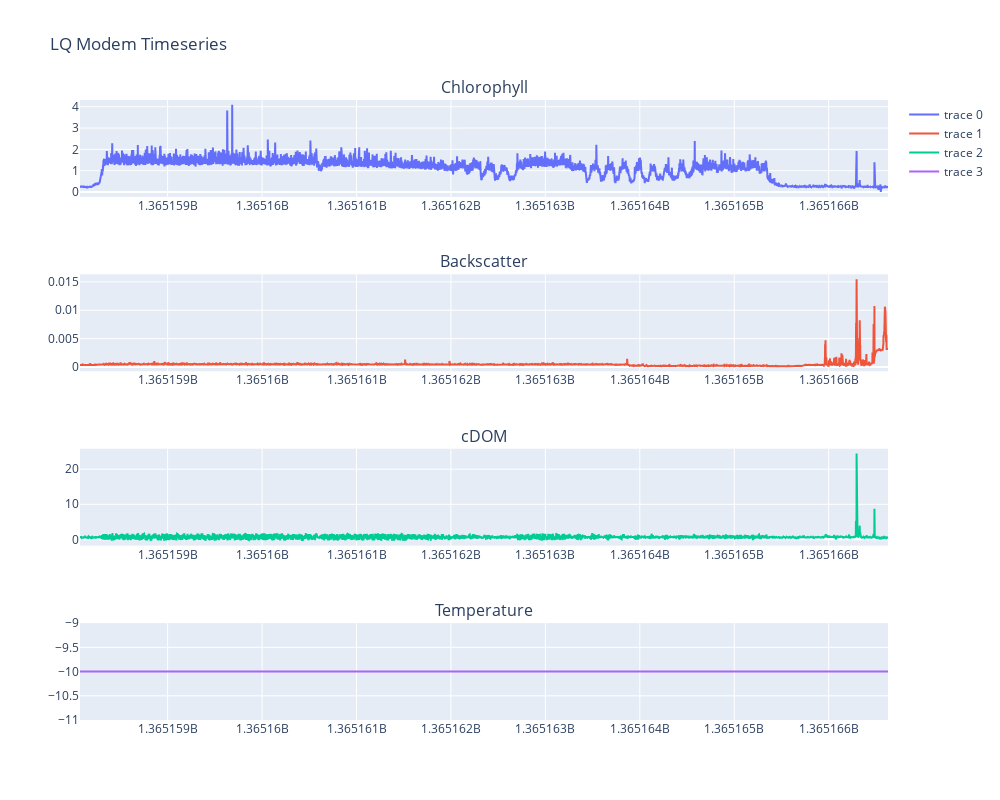

This figure's notebook cell:
### Markdown cell above
### Format LQ Modem messages

### Code cell
data: dict = dict()
data["ecopuck"]: pl.DataFrame = pl.DataFrame([
    {
        "topic": message.header.topic,
        "timestamp": message.header.timestamp,
        
        "chlorophyll": message.body.chlorophyll,
        "backscatter": message.body.backscatter,
        "cdom": message.body.cdom,
        "temperature": message.body.temperature,
        
    } for message in parsed_messages[EcopuckMessage]
])

figs: dict = dict()
figs["ecopuck"] = plot_ecopuck_series(data["ecopuck"])
figs["ecopuck"].show()

### Figure 1 — Plotly figure (JSON) as saved in the notebook; plotly's stock layout.template omitted (floating-point values rounded to 4 significant figures; data arrays with more than 128 entries replaced by an {"elided": "..."} marker saying what was removed)
{"data": [{"type": "scatter", "x": {"elided": "7742 float values"}, "xaxis": "x", "y": {"elided": "7742 float values"}, "yaxis": "y"}, {"type": "scatter", "x": {"elided": "7742 float values"}, "xaxis": "x2", "y": {"elided": "7742 float values"}, "yaxis": "y2"}, {"type": "scatter", "x": {"elided": "7742 float values"}, "xaxis": "x3", "y": {"elided": "7742 float values"}, "yaxis": "y3"}, {"type": "scatter", "x": {"elided": "7742 float values"}, "xaxis": "x4", "y": {"elided": "7742 int values"}, "yaxis": "y4"}], "layout": {"annotations": [{"font": {"size": 16}, "showarrow": false, "text": "Chlorophyll", "x": 0.5, "xanchor": "center", "xref": "paper", "y": 1, "yanchor": "bottom", "yref": "paper"}, {"font": {"size": 16}, "showarrow": false, "text": "Backscatter", "x": 0.5, "xanchor": "center", "xref": "paper", "y": 0.7188, "yanchor": "bottom", "yref": "paper"}, {"font": {"size": 16}, "showarrow": false, "text": "cDOM", "x": 0.5, "xanchor": "center", "xref": "paper", "y": 0.4375, "yanchor": "bottom", "yref": "paper"}, {"font": {"size": 16}, "showarrow": false, "text": "Temperature", "x": 0.5, "xanchor": "center", "xref": "paper", "y": 0.1562, "yanchor": "bottom", "yref": "paper"}], "height": 800, "title": {"text": "LQ Modem Timeseries"}, "width": 1000, "xaxis": {"anchor": "y", "autorange": true, "domain": [0, 1], "range": [1365000000.0, 1365000000.0], "type": "linear"}, "xaxis2": {"anchor": "y2", "autorange": true, "domain": [0, 1], "range": [1365000000.0, 1365000000.0], "type": "linear"}, "xaxis3": {"anchor": "y3", "autorange": true, "domain": [0, 1], "range": [1365000000.0, 1365000000.0], "type": "linear"}, "xaxis4": {"anchor": "y4", "autorange": true, "domain": [0, 1], "range": [1365000000.0, 1365000000.0], "type": "linear"}, "yaxis": {"anchor": "x", "autorange": true, "domain": [0.8438, 1], "range": [-0.2272, 4.316], "type": "linear"}, "yaxis2": {"anchor": "x2", "autorange": true, "domain": [0.5625, 0.7188], "range": [-0.0007639, 0.01633], "type": "linear"}, "yaxis3": {"anchor": "x3", "autorange": true, "domain": [0.2812, 0.4375], "range": [-1.782, 25.83], "type": "linear"}, "yaxis4": {"anchor": "x4", "autorange": true, "domain": [0, 0.1562], "range": [-11, -9], "type": "linear"}}}
